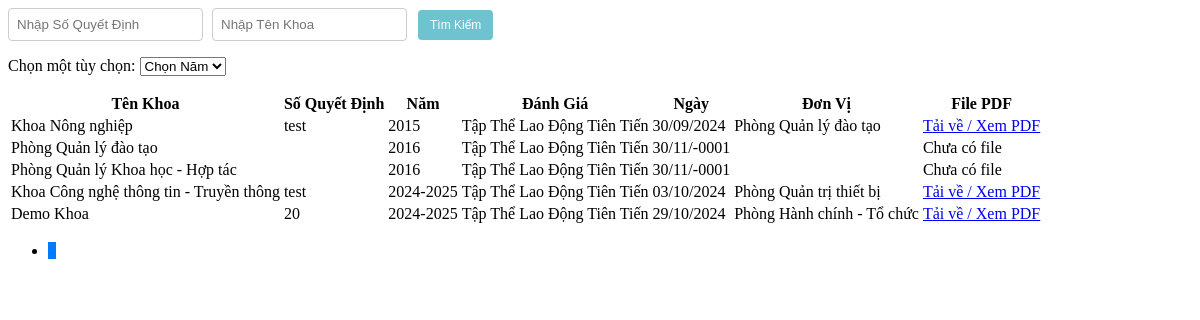
The app's page /Admin/danhgiaTTtientienview.php with its own data.
### tables this page shows
CREATE TABLE `danhgiatt` (
  `MaDGTT` int(20) NOT NULL,
  `MaKhoa` int(20) NOT NULL,
  `SoQD` varchar(100) NOT NULL,
  `Manam` int(20) NOT NULL,
  `DanhGia` varchar(50) NOT NULL DEFAULT 'Chờ Đánh Giá',
  `Ngay` date NOT NULL,
  `DonVi` varchar(50) NOT NULL,
  `FilePDF` varchar(50) DEFAULT NULL
);

CREATE TABLE `khoa` (
  `MaKhoa` int(20) NOT NULL,
  `TenKhoa` varchar(50) NOT NULL,
  `MoTa` varchar(100) NOT NULL
);

CREATE TABLE `nam` (
  `Manam` int(20) NOT NULL,
  `Nam` varchar(20) NOT NULL
);

### Admin/danhgiaTT.php (called while the page is built, shortened)
<?php
include('./Khoa.php');
include('./nam.php');
class DanhgiaTT {
    public static function layTongSoDanhGiaTT($conn) {
        $sql = "SELECT COUNT(*) FROM danhgiatt WHERE DanhGia IN ('Tập Thể Lao Động Tiên Tiến')";
        $result = $conn->query($sql);
        $row = $result->fetch_row();
        return $row[0];
    }
    public static function layDanhGiaTTPhanTrang($conn, $startFrom, $recordsPerPage) {
        $sql = "SELECT * FROM danhgiatt WHERE DanhGia IN ('Tập Thể Lao Động Tiên Tiến') ORDER BY Manam ASC LIMIT $startFrom, $recordsPerPage";
        $result = $conn->query($sql);
        $danhgiattList = array();
        if ($result->num_rows > 0) {
            while($row = $result->fetch_assoc()) {
                $khoa_obj = Khoa::layKhoa($conn, $row["MaKhoa"]);
                $nam_obj = Nam::laynam($conn, $row["Manam"]);
                $danhgiatt_obj = new DanhgiaTT();
                $danhgiatt_obj->MaDGTT = $row["MaDGTT"];
                $danhgiatt_obj->MaKhoa = $khoa_obj->TenKhoa;
                $danhgiatt_obj->SoQD = $row["SoQD"];
                $danhgiatt_obj->Manam = $nam_obj->Nam;
                $danhgiatt_obj->DanhGia = $row["DanhGia"];
                $danhgiatt_obj->Ngay = $row["Ngay"];
                $danhgiatt_obj->DonVi = $row["DonVi"];
                $danhgiatt_obj->FilePDF = $row["FilePDF"];
                $danhgiattList[] = $danhgiatt_obj;
            }
        }
        return $danhgiattList;
    }
}
?>

### Admin/Khoa.php (called while the page is built, shortened)
<?php
class Khoa {
    public static function layKhoa($conn, $id) {
        $sql = "SELECT * FROM Khoa WHERE MaKhoa = $id";
        $result = mysqli_query($conn, $sql);
        $Khoa = new Khoa();
        if ($row = mysqli_fetch_assoc($result)) {
            $Khoa->MaKhoa = $row['MaKhoa'];
            $Khoa->TenKhoa = $row['TenKhoa'];
            $Khoa->MoTa = $row["MoTa"];
        }
        return $Khoa;
    }
}
?>

### Admin/nam.php (called while the page is built, shortened)
<?php
    class Nam {
        public static function laynam($conn, $id) {
            $sql = "SELECT * FROM nam WHERE Manam = $id";
            $result = mysqli_query($conn, $sql);
            $nam = new Nam();
            $row = mysqli_fetch_assoc($result);
            $nam->Manam = $row['Manam'];
            $nam->Nam = $row['Nam'];
            return $nam;
        }
    }
?>

### Admin/danhgiaTTtientienview.php (the view, shortened to what this page needs)
<?php
include('./danhgiaTT.php');
$recordsPerPage = 10;
$currentPage = isset($_GET['page']) ? (int)$_GET['page'] : 1;
$startFrom = ($currentPage - 1) * $recordsPerPage;
$totalRecords = DanhgiaTT::layTongSoDanhGiaTT($conn);
$totalPages = ceil($totalRecords / $recordsPerPage);
$data = DanhgiaTT::layDanhGiaTTPhanTrang($conn, $startFrom, $recordsPerPage);
$awardMap = array(
    'Tập Thể Lạo Động Tiên Tiến' => 'Tập Thể Lạo Động Tiên Tiến',
);
?>
<div class="search-box">
    <input type="text" id="searchSoQD" placeholder="Nhập Số Quyết Định" />
    <input type="text" id="searchTenKhoa" placeholder="Nhập Tên Khoa" />
    <button class="btn btn-custom btn-custom-primary" onclick="searchData()">Tìm Kiếm</button>
</div>
<div class="combobox">
    <label for="options">Chọn một tùy chọn:</label>
    <select name="options" id="options" onchange="fetchAndDisplayDanhGia(this.value)">
        <option value="">Chọn Năm</option>
    </select>
</div>
<table class="table table-bordered">
    <thead>
        <tr>
            <th>Tên Khoa</th>
            <th>Số Quyết Định</th>
            <th>Năm</th>
            <th>Đánh Giá</th>
            <th>Ngày</th>
            <th>Đơn Vị</th>
            <th>File PDF</th>
        </tr>
    </thead>
    <tbody id="danhgiatt-table-body">
        <?php
        foreach ($data as $item) {
            $danhGia = isset($awardMap[$item->DanhGia]) ? $awardMap[$item->DanhGia] : $item->DanhGia;
        ?>
            <tr>
                <td scope="row"><?php echo htmlspecialchars($item->MaKhoa) ; ?></td>
                <td><?php echo htmlspecialchars($item->SoQD ?? "Cần Thêm Số Quyết Đinh Cho $item->MaKhoa");?></td>
                <td><?php echo htmlspecialchars($item->Manam ?? "Cần Thêm Năm Cho $item->MaKhoa"); ?></td>
                <td><?php echo htmlspecialchars($danhGia);?></td>
                <td><?php echo date_format(date_create($item->Ngay), "d/m/Y");?></td>
                <td><?php echo htmlspecialchars($item->DonVi); ?></td>
                <td>
                    <?php if ($item->FilePDF): ?>
                        <a href="./<?php echo htmlspecialchars($item->FilePDF); ?>" target="_blank">
                            Tải về / Xem PDF
                        </a>
                    <?php else: ?>
                        Chưa có file
                    <?php endif; ?>
                </td>
            </tr>
        <?php
        }
        ?>
    </tbody>
</table>
<nav aria-label="Page navigation">
    <ul class="pagination">
        <?php for ($i = 1; $i <= $totalPages; $i++): ?>
            <li class="page-item <?php echo $i == $currentPage ? 'active' : ''; ?>">
                <a class="page-link" href="?p=danhgiaTTtientienview&page=<?php echo $i; ?>"><?php echo $i; ?></a>
            </li>
        <?php endfor; ?>
    </ul>
</nav>

### Admin/danhgiaTTtientienview.php (style rules this page uses)
.pagination { background-color: transparent; border: none; box-shadow: none; }
.page-item { background-color: transparent; border: none; box-shadow: none; }
.page-link { background-color: transparent; border: none; box-shadow: none; color: #007bff; }
.page-item.active .page-link { background-color: #007bff; border-color: #007bff; }
.btn-custom { background-color: #6fc3d0; border: none; color: white; padding: 9px 10px; font-size: 12px; margin: 2px; cursor: pointer; border-radius: 4px; transition: background-color 0.3s ease, transform 0.3s ease; }
.btn-custom-primary { background-color: #6fc3d0; }
.search-box { margin-bottom: 15px; }
.search-box input { padding: 8px; margin-right: 5px; border-radius: 4px; border: 1px solid #ccc; }
.search-box button { padding: 8px 12px; }

### records on screen
danhgiatt: MaKhoa.TenKhoa "Khoa Nông nghiệp", SoQD "test", Manam.Nam "2015", DanhGia "Tập Thể Lao Động Tiên Tiến", Ngay "30/09/2024", DonVi "Phòng Quản lý đào tạo"
danhgiatt: MaKhoa.TenKhoa "Phòng Quản lý đào tạo", Manam.Nam "2016", DanhGia "Tập Thể Lao Động Tiên Tiến", Ngay "30/11/-0001", shows "Chưa có file"
danhgiatt: MaKhoa.TenKhoa "Phòng Quản lý Khoa học - Hợp tác", Manam.Nam "2016", DanhGia "Tập Thể Lao Động Tiên Tiến", Ngay "30/11/-0001", shows "Chưa có file"
danhgiatt: MaKhoa.TenKhoa "Khoa Công nghệ thông tin - Truyền thông", SoQD "test", Manam.Nam "2024-2025", DanhGia "Tập Thể Lao Động Tiên Tiến", Ngay "03/10/2024", DonVi "Phòng Quản trị thiết bị"
danhgiatt: MaKhoa.TenKhoa "Demo Khoa", SoQD "20", Manam.Nam "2024-2025", DanhGia "Tập Thể Lao Động Tiên Tiến", Ngay "29/10/2024", DonVi "Phòng Hành chính - Tổ chức"
